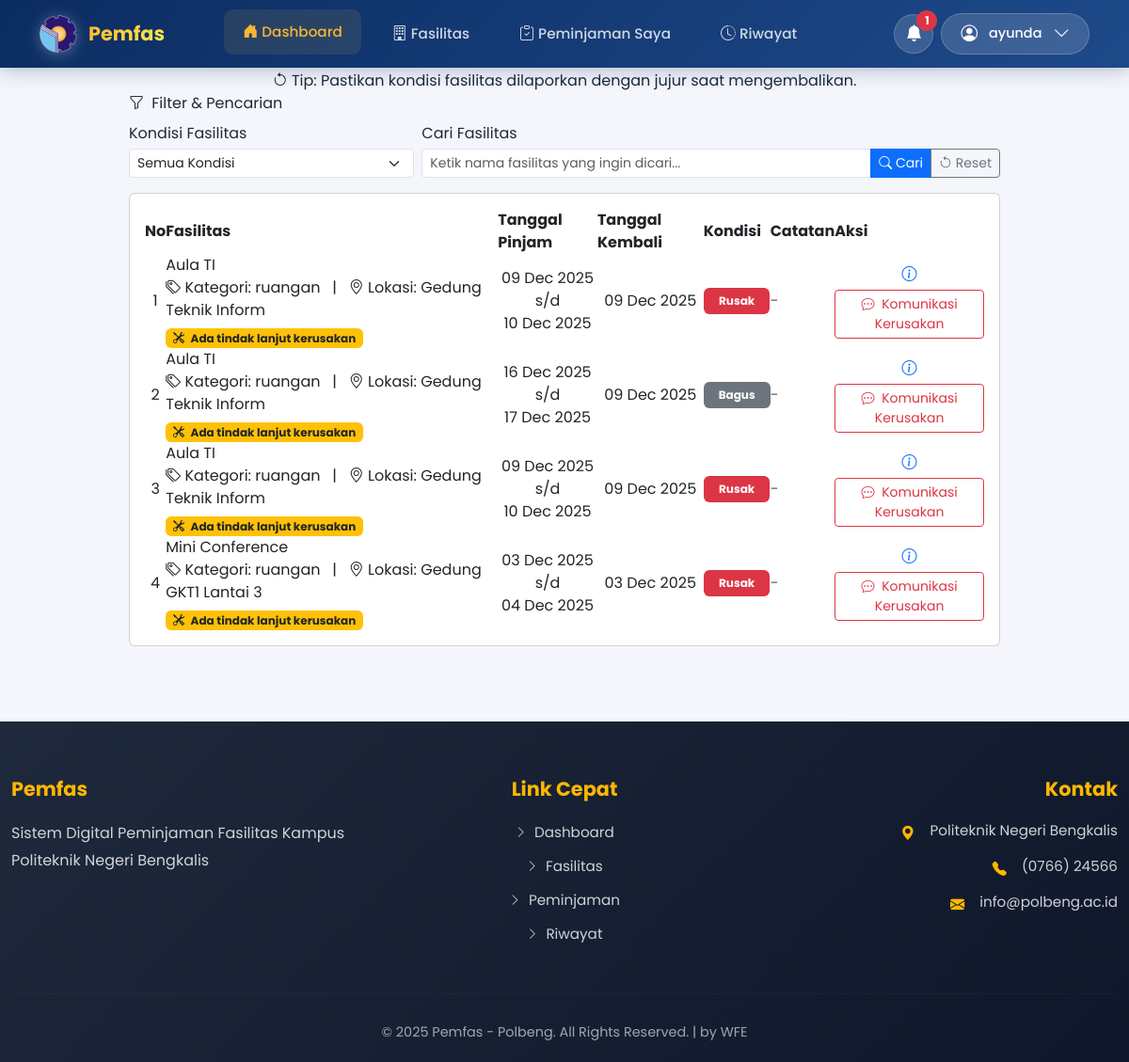
Page /peminjam/pengembalian_peminjaman.php (signed in) on the committed database.
### tables this page shows
CREATE TABLE `users` (
  `id_user` int(11) NOT NULL,
  `nama` varchar(100) NOT NULL,
  `username` varchar(50) NOT NULL,
  `password` varchar(255) NOT NULL,
  `email` varchar(100) DEFAULT NULL,
  `role` enum('super_admin','bagian_umum','peminjam') DEFAULT 'peminjam',
  `created` timestamp NOT NULL DEFAULT current_timestamp(),
  `last_login` datetime DEFAULT NULL,
  `id_unit` int(11) DEFAULT NULL
);

CREATE TABLE `pengembalian` (
  `id_kembali` int(11) NOT NULL,
  `id_pinjam` int(11) NOT NULL,
  `kondisi` enum('bagus','rusak') DEFAULT 'bagus',
  `catatan` text DEFAULT NULL,
  `tgl_kembali` date DEFAULT NULL
);

CREATE TABLE `peminjaman` (
  `id_pinjam` int(11) NOT NULL,
  `id_user` int(11) NOT NULL,
  `tanggal_mulai` date DEFAULT NULL,
  `tanggal_selesai` date DEFAULT NULL,
  `status` enum('draft','usulan','diterima','ditolak','selesai') DEFAULT 'draft',
  `dokumen_peminjaman` varchar(255) DEFAULT NULL,
  `alasan_penolakan` text DEFAULT NULL,
  `tanggal_usulan` timestamp NOT NULL DEFAULT current_timestamp(),
  `catatan` text DEFAULT NULL
);

### peminjam/pengembalian_peminjaman.php (the view, shortened to what this page needs)
<?php
include '../config/koneksi.php';
$id_user   = isset($_SESSION['id_user']) ? (int) $_SESSION['id_user'] : 0;
$sql = "
    SELECT
        k.id_kembali,
        k.id_pinjam,
        k.kondisi,
        k.catatan,
        k.tgl_kembali,
        p.tanggal_mulai,
        p.tanggal_selesai,
        COALESCE(GROUP_CONCAT(DISTINCT f.nama_fasilitas SEPARATOR ', '), '-') AS fasilitas_dipinjam,
        COALESCE(GROUP_CONCAT(DISTINCT f.kategori SEPARATOR ', '), '-')        AS kategori_list,
        COALESCE(GROUP_CONCAT(DISTINCT f.lokasi SEPARATOR ', '), '-')          AS lokasi_list,
        tl_last.id_tindaklanjut AS id_tindaklanjut_terakhir
    FROM pengembalian k
    JOIN peminjaman p ON k.id_pinjam = p.id_pinjam
    LEFT JOIN daftar_peminjaman_fasilitas df ON p.id_pinjam = df.id_pinjam
    LEFT JOIN fasilitas f ON df.id_fasilitas = f.id_fasilitas
    LEFT JOIN (
        SELECT id_kembali, MAX(id_tindaklanjut) AS id_tindaklanjut
        FROM tindaklanjut
        GROUP BY id_kembali
    ) AS tl_last ON tl_last.id_kembali = k.id_kembali
    WHERE p.id_user = ?
    GROUP BY
        k.id_kembali,
        k.id_pinjam,
        k.kondisi,
        k.catatan,
        k.tgl_kembali,
        p.tanggal_mulai,
        p.tanggal_selesai,
        tl_last.id_tindaklanjut
    ORDER BY k.id_kembali DESC
";
$stmt = $conn->prepare($sql);
$stmt->bind_param("i", $id_user);
$stmt->execute();
$result = $stmt->get_result();
include '../includes/peminjam/header.php';
include '../includes/peminjam/navbar.php';
?>
<section class="hero-section text-center">
    <div class="container">
        <h2 class="fw-bold mb-1">Riwayat Pengembalian</h2>
        <p class="mb-2">
            Lihat riwayat pengembalian fasilitas yang pernah kamu gunakan beserta kondisinya.
        </p>
        <span class="hero-badge">
            <i class="bi bi-arrow-counterclockwise"></i>
            Tip: Pastikan kondisi fasilitas dilaporkan dengan jujur saat mengembalikan.
        </span>
    </div>
</section>
<div class="container mb-5 flex-grow-1">
    <?php if ($result && $result->num_rows > 0): ?>
        <div class="row justify-content-center mb-3">
            <div class="col-lg-11 col-xl-10">
                <div class="filter-bar">
                    <div class="filter-title mb-2">
                        <i class="bi bi-funnel me-1"></i> Filter & Pencarian
                    </div>
                    <div class="row g-2 align-items-end">
                        <div class="col-md-4 col-sm-12">
                            <label for="filterKondisi" class="form-label mb-1">Kondisi Fasilitas</label>
                            <select id="filterKondisi" class="form-select form-select-sm">
                                <option value="">Semua Kondisi</option>
                            </select>
                        </div>
                        <div class="col-md-8 col-sm-12">
                            <label for="searchFasilitas" class="form-label mb-1">Cari Fasilitas</label>
                            <div class="input-group input-group-sm">
                                <input type="text" id="searchFasilitas"
                                       class="form-control"
                                       placeholder="Ketik nama fasilitas yang ingin dicari...">
                                <button class="btn btn-primary"
                                        type="button"
                                        id="btnSearch">
                                    <i class="bi bi-search"></i> Cari
                                </button>
                                <button class="btn btn-outline-secondary" type="button" id="btnReset">
                                    <i class="bi bi-arrow-counterclockwise"></i> Reset
                                </button>
                            </div>
                        </div>
                    </div>
                </div>
            </div>
        </div>
        <div class="row justify-content-center">
            <div class="col-lg-11 col-xl-10">
                <div class="card card-table">
                    <div class="card-body p-3">
                        <div class="table-wrapper">
                            <div class="table-responsive">
                                <table class="custom-table" id="tablePengembalian">
                                    <thead>
                                        <tr>
                                            <th>No</th>
                                            <th>Fasilitas</th>
                                            <th>Tanggal Pinjam</th>
                                            <th>Tanggal Kembali</th>
                                            <th>Kondisi</th>
                                            <th>Catatan</th>
                                            <th>Aksi</th>
                                        </tr>
                                    </thead>
                                    <tbody>
                                        <?php $no = 1; ?>
                                        <?php while ($row = $result->fetch_assoc()) :
                                            $kondisi = strtolower($row['kondisi'] ?? '');
                                            if ($kondisi === 'baik') {
                                                $kondisiClass = 'bg-success';
                                            } elseif ($kondisi === 'rusak') {
                                                $kondisiClass = 'bg-danger';
                                            } else {
                                                $kondisiClass = 'bg-secondary';
                                            }
                                            $fasilitas = $row['fasilitas_dipinjam'] ?? '-';
                                            $kategori  = $row['kategori_list'] ?? '-';
                                            $lokasi    = $row['lokasi_list'] ?? '-';
                                            $tglMulai = !empty($row['tanggal_mulai'])
                                                ? date('d M Y', strtotime($row['tanggal_mulai']))
                                                : '-';
                                            $tglSelesai = !empty($row['tanggal_selesai'])
                                                ? date('d M Y', strtotime($row['tanggal_selesai']))
                                                : '-';
                                            $tglKembali = !empty($row['tgl_kembali'])
                                                ? date('d M Y', strtotime($row['tgl_kembali']))
                                                : '-';
                                            $catatan = $row['catatan'] ?? '';
                                            $idTindakLanjut = isset($row['id_tindaklanjut_terakhir'])
                                                ? (int)$row['id_tindaklanjut_terakhir']
                                                : 0;
                                        ?>
                                            <tr class="row-pengembalian"
                                                data-kondisi="<?= htmlspecialchars($kondisi); ?>"
                                                data-fasilitas="<?= htmlspecialchars(strtolower($fasilitas)); ?>">
                                                <td class="text-center"><?= $no++; ?></td>
                                                <td>
                                                    <div class="fasilitas-name">
                                                        <?= htmlspecialchars($fasilitas); ?>
                                                    </div>
                                                    <div class="fasilitas-meta">
                                                        <i class="bi bi-tags"></i> Kategori: <?= htmlspecialchars($kategori); ?> &nbsp; | &nbsp;
                                                        <i class="bi bi-geo-alt"></i> Lokasi: <?= htmlspecialchars($lokasi); ?>
                                                    </div>
                                                    <?php if ($idTindakLanjut > 0): ?>
                                                        <div class="mt-1">
                                                            <span class="badge bg-warning text-dark">
                                                                <i class="bi bi-tools me-1"></i>
                                                                Ada tindak lanjut kerusakan
                                                            </span>
                                                        </div>
                                                    <?php endif; ?>
                                                </td>
                                                <td class="text-center">
                                                    <?= $tglMulai; ?> s/d <br><?= $tglSelesai; ?>
                                                </td>
                                                <td class="text-center"><?= $tglKembali; ?></td>
                                                <td class="text-center">
                                                    <span class="badge <?= $kondisiClass; ?> px-3 py-2">
                                                        <?= ucfirst($kondisi ?: '-'); ?>
                                                    </span>
                                                </td>
                                                <td>
                                                    <?= !empty($catatan)
                                                        ? nl2br(htmlspecialchars($catatan))
                                                        : '<span class="text-muted">-</span>'; ?>
                                                </td>
                                                <td class="text-center">
                                                    <div class="d-inline-flex flex-column gap-1">
                                                        <a href="detail_peminjaman_saya.php?id=<?= (int)$row['id_pinjam']; ?>"
                                                           class="btn-detail-round"
                                                           title="Detail Peminjaman & Pengembalian">
                                                            <i class="bi bi-info-circle"></i>
                                                        </a>
                                                        <?php if ($kondisi === 'rusak' || $idTindakLanjut > 0): ?>
                                                            <a href="komunikasi_tindaklanjut.php?id_pinjam=<?= (int)$row['id_pinjam']; ?>&id_tl=<?= (int)$idTindakLanjut; ?>"
                                                               class="btn btn-outline-danger btn-sm"
                                                               title="Komunikasi Kerusakan">
                                                                <i class="bi bi-chat-dots me-1"></i>
                                                                Komunikasi Kerusakan
                                                            </a>
                                                        <?php endif; ?>
                                                    </div>
                                                </td>
                                            </tr>
                                        <?php endwhile; ?>
                                    </tbody>
                                </table>
                            </div>
                        </div>
                    </div>
                </div>
            </div>
        </div>
    <?php endif; ?>
</div>
<?php include '../includes/peminjam/footer.php'; ?>

### includes/peminjam/navbar.php (shortened to what this page needs)
<?php
include_once __DIR__ . '/../../config/koneksi.php';
$id_user_login = isset($_SESSION['id_user']) ? filter_var($_SESSION['id_user'], FILTER_VALIDATE_INT) : 0;
$nama_user = 'User';
if ($id_user_login > 0) {
    $sqlUser = "SELECT nama, username, role FROM users WHERE id_user = ? LIMIT 1";
    if ($stmtUser = $conn->prepare($sqlUser)) {
        $stmtUser->bind_param("i", $id_user_login);
        $stmtUser->execute();
        $resUser = $stmtUser->get_result();
        if ($row = $resUser->fetch_assoc()) {
            $nama_user = !empty($row['nama']) ? $row['nama'] : 'User';
        }
    }
}
$jumlahNotif    = 0;
if ($id_user_login > 0) {
    if ($stmtCount = $conn->prepare("
        SELECT COUNT(*) AS total
        FROM notifikasi
        WHERE id_user = ? AND is_read = 0
    ")) {
        $stmtCount->bind_param("i", $id_user_login);
        $stmtCount->execute();
        $resultCount = $stmtCount->get_result();
        if ($row = $resultCount->fetch_assoc()) {
            $jumlahNotif = (int)$row['total'];
        }
    }
}
?>
<nav class="navbar navbar-expand-lg fixed-top">
    <div class="container">
        <a class="navbar-brand" href="dashboard.php">
            <img src="../assets/img/Logo.png" alt="Logo" class="navbar-logo">
            <span class="brand-text">Pemfas</span>
        </a>
        <div class="collapse navbar-collapse" id="navbarNav">
            <ul class="navbar-nav mx-auto">
                <li class="nav-item">
                    <a class="nav-link active" href="dashboard.php">
                        <i class="bi bi-house-door-fill me-1"></i> Dashboard
                    </a>
                </li>
                <li class="nav-item">
                    <a class="nav-link" href="fasilitas.php">
                        <i class="bi bi-building me-1"></i> Fasilitas
                    </a>
                </li>
                <li class="nav-item">
                    <a class="nav-link" href="peminjaman_saya.php">
                        <i class="bi bi-clipboard-check me-1"></i> Peminjaman Saya
                    </a>
                </li>
                <li class="nav-item">
                    <a class="nav-link" href="riwayat.php">
                        <i class="bi bi-clock-history me-1"></i> Riwayat
                    </a>
                </li>
            </ul>
            <div class="d-flex align-items-center gap-2">
                <div class="dropdown">
                    <button class="btn-notif" id="btnNotifBorrower" type="button" data-bs-toggle="dropdown">
                        <i class="bi bi-bell-fill"></i>
                        <?php if ($jumlahNotif > 0): ?>
                            <span class="notif-badge"><?= $jumlahNotif; ?></span>
                        <?php endif; ?>
                    </button>
                </div>
                <div class="dropdown">
                    <button class="btn-profile" type="button" data-bs-toggle="dropdown">
                        <i class="bi bi-person-circle me-1"></i>
                        <span><?= htmlspecialchars($nama_user); ?></span>
                        <i class="bi bi-chevron-down ms-1"></i>
                    </button>
                </div>
            </div>
        </div>
    </div>
</nav>

### rows in the picture
users: nama "ayunda"
pengembalian: fasilitas "Aula TI", kategori "ruangan", lokasi "Gedung Teknik Inform", id_pinjam.tanggal_mulai "09 Dec 2025", id_pinjam.tanggal_selesai "10 Dec 2025", tgl_kembali "09 Dec 2025", kondisi "Rusak"
pengembalian: fasilitas "Aula TI", kategori "ruangan", lokasi "Gedung Teknik Inform", id_pinjam.tanggal_mulai "16 Dec 2025", id_pinjam.tanggal_selesai "17 Dec 2025", tgl_kembali "09 Dec 2025", kondisi "Bagus"
pengembalian: fasilitas "Aula TI", kategori "ruangan", lokasi "Gedung Teknik Inform", id_pinjam.tanggal_mulai "09 Dec 2025", id_pinjam.tanggal_selesai "10 Dec 2025", tgl_kembali "09 Dec 2025", kondisi "Rusak"
pengembalian: fasilitas "Mini Conference", kategori "ruangan", lokasi "Gedung GKT1 Lantai 3", id_pinjam.tanggal_mulai "03 Dec 2025", id_pinjam.tanggal_selesai "04 Dec 2025", tgl_kembali "03 Dec 2025", kondisi "Rusak"

### other values in the picture
$jumlahNotif "1"
